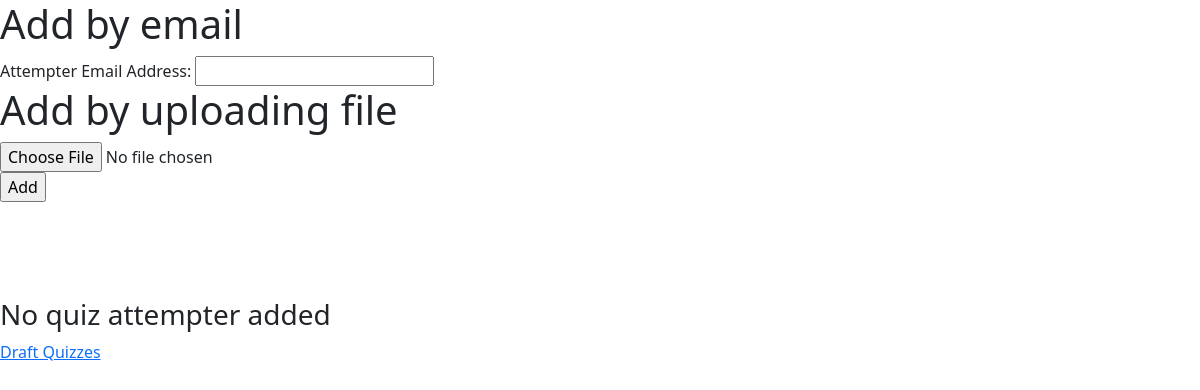
The page /quiz_management/add_quiz_attempter/5/ (signed in) on the database as committed earlier.
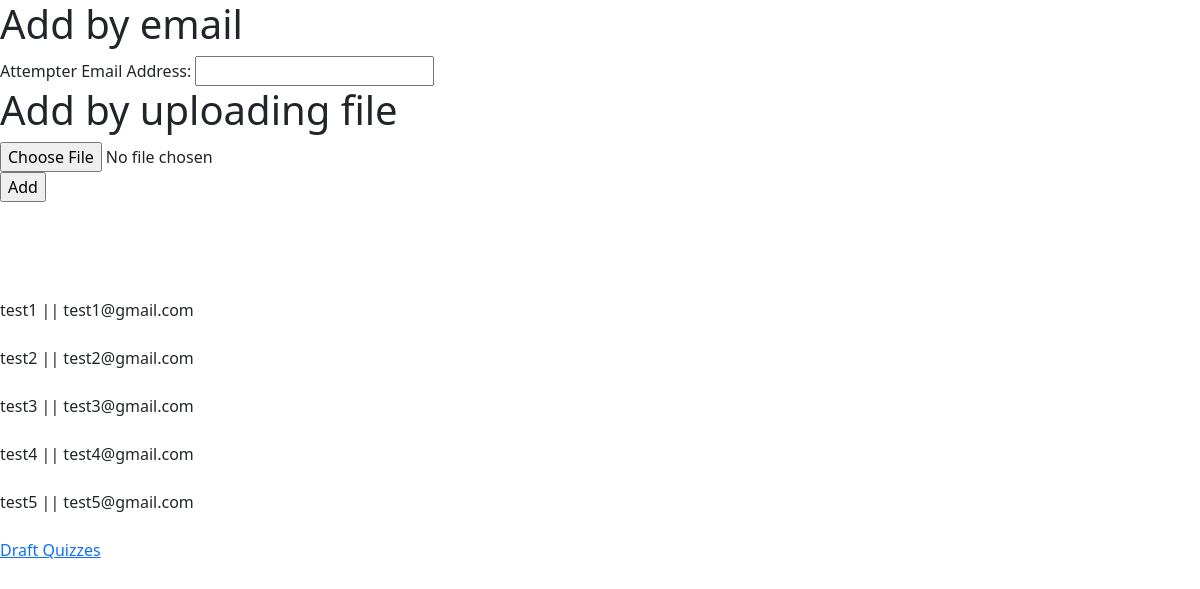
The same page on the database as committed later.
### quiz_management/models.py (models this page shows)
class QuizAndQuizAttempter(models.Model):
    quiz_attempter = models.ForeignKey(QuizAttempter, on_delete=models.CASCADE)
    quiz = models.ForeignKey(Quiz, on_delete=models.CASCADE)
    is_attempted = models.BooleanField(default=False)

### quiz_management/decorators.py (the view)
    def check_host(request, *args, **kwargs):
        if request.user.is_authenticated and not request.user.is_superuser:
            try:
                is_quiz_attempter = QuizAttempter.objects.get(id=request.user.id).is_quiz_attempter
                if not is_quiz_attempter:
                    return view_function(request, *args, **kwargs)
            except QuizAttempter.DoesNotExist:
                return view_function(request, *args, **kwargs)
        return HttpResponse("You are not Host/")

### quiz_management/forms.py
class QuizAttempterForm(forms.ModelForm):
    class Meta:
        model = QuizAttempter
        fields = ['email']
        labels = {'email': "Attempter Email Address"}

### quiz_management/templates/quiz_management/add_quiz_attempter.html (shortened to what this page needs)
{% extends "base.html" %}
{% block content %}
    <form action="" method='POST' enctype="multipart/form-data" novalidate>
        <h1>Add by email</h1>
        {{ quiz_attempter_form }}
        <h1>Add by uploading file</h1>
        <input type="file" name="students_emails_file">
        <br>
        <input type="submit" value="Add">
    </form>
    <br> <br>
    <br> <br>
    {% if quiz_attempters %}
        {% for quiz_attempter in quiz_attempters %}
            {{ quiz_attempter.quiz_attempter.username }} || {{ quiz_attempter.quiz_attempter.email }} </a> <br> <br>
        {% endfor %}
    {% else %}
    <h3>No quiz attempter added</h3>
    {% endif %}
    <a href="{% url "draftquizzes" %}">Draft Quizzes</a>
{% endblock content %}

Rows that differ between the two databases and show on the page:
added QuizAndQuizAttempter: quiz_attempter.username "test1", quiz_attempter.email "test1@gmail.com"
added QuizAndQuizAttempter: quiz_attempter.username "test2", quiz_attempter.email "test2@gmail.com"
added QuizAndQuizAttempter: quiz_attempter.username "test3", quiz_attempter.email "test3@gmail.com"
added QuizAndQuizAttempter: quiz_attempter.username "test4", quiz_attempter.email "test4@gmail.com"
added QuizAndQuizAttempter: quiz_attempter.username "test5", quiz_attempter.email "test5@gmail.com"
Other text that changed with them:
text no longer shown: "No quiz attempter added"
